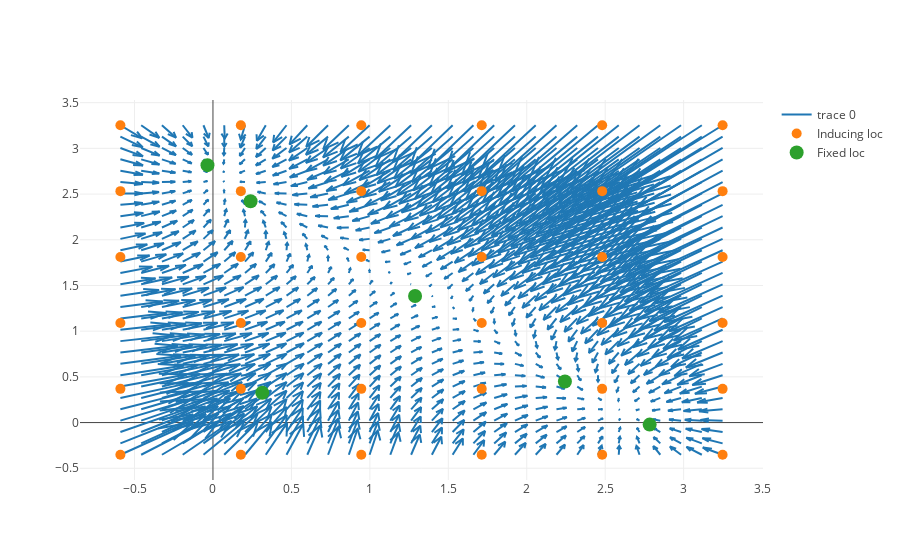

The code cell stored with this chart in its notebook:
### Code cell
# Visualise initial estimate of the transition function
machens_callback_plot(cur_pvec)

### Figure 1 — Plotly figure (JSON) as saved in the notebook; plotly's stock layout.template omitted (floating-point values rounded to 4 significant figures; data arrays with more than 128 entries replaced by an {"elided": "..."} marker saying what was removed)
{"data": [{"mode": "lines", "type": "scatter", "x": {"elided": "6300 float values"}, "y": {"elided": "6300 float values"}}, {"marker": {"size": 10}, "mode": "markers", "name": "Inducing loc", "type": "scatter", "x": [-0.59, 0.1777, 0.9453, 1.713, 2.481, 3.248, -0.59, 0.1777, 0.9453, 1.713, 2.481, 3.248, -0.59, 0.1777, 0.9453, 1.713, 2.481, 3.248, -0.59, 0.1777, 0.9453, 1.713, 2.481, 3.248, -0.59, 0.1777, 0.9453, 1.713, 2.481, 3.248, -0.59, 0.1777, 0.9453, 1.713, 2.481, 3.248], "y": [-0.3521, -0.3521, -0.3521, -0.3521, -0.3521, -0.3521, 0.3689, 0.3689, 0.3689, 0.3689, 0.3689, 0.3689, 1.09, 1.09, 1.09, 1.09, 1.09, 1.09, 1.811, 1.811, 1.811, 1.811, 1.811, 1.811, 2.532, 2.532, 2.532, 2.532, 2.532, 2.532, 3.253, 3.253, 3.253, 3.253, 3.253, 3.253]}, {"marker": {"size": 14}, "mode": "markers", "name": "Fixed loc", "type": "scatter", "x": [0.3143, 2.783, 1.288, 2.243, -0.03495, 0.2397], "y": [0.3256, -0.02201, 1.384, 0.449, 2.817, 2.421]}], "layout": {"hovermode": "closest"}}
